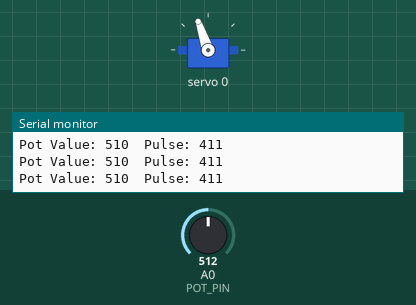
Bench run of a sketch on a simulated Arduino Uno, built with avr-gcc and run on an emulated ATmega328P. On the bench: servo, the last lines printed to the serial monitor. The inputs (shaded band) are chosen by the test bench; at power-on: A0 (POT_PIN) = 512.

Above: at 1.2 s.
1.3 s: A0 (POT_PIN) set to 991
At 2.2 s:
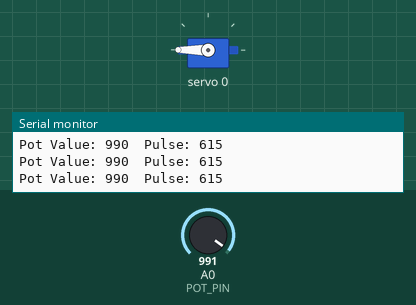
2.8 s: A0 (POT_PIN) set to 1017
5.8 s: A0 (POT_PIN) set to 900
At 6.9 s:
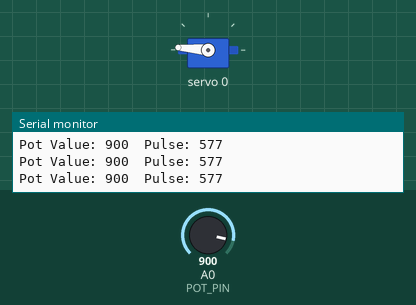
7.3 s: A0 (POT_PIN) set to 105
At 8.5 s:
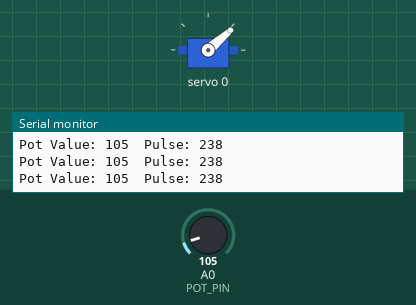
8.8 s: A0 (POT_PIN) set to 89
At 9.2 s:
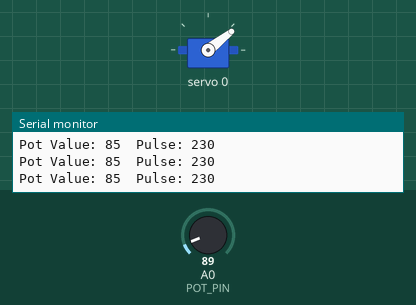
10.3 s: A0 (POT_PIN) set to 306
At 11.1 s:
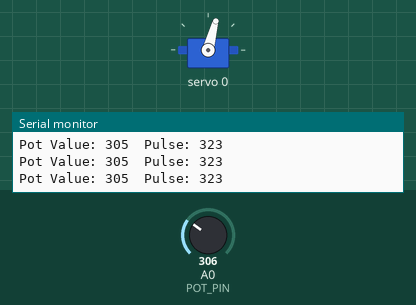
Timing chart, 0 to 12.8 s (numbered marks = the images above; inputs shaded):
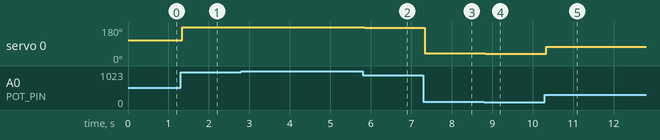

The sketch:

pwm-servo.ino
```cpp
#include <Adafruit_PWMServoDriver.h>

Adafruit_PWMServoDriver pwm = Adafruit_PWMServoDriver();

#define SERVOMIN 194
#define SERVOMAX 630

#define POT_PIN A0

void setup() {
  Serial.begin(9600);
  Serial.println("Starting...");
  pwm.begin();
  pwm.setPWMFreq(60);
}

void loop() {
  int pot_value = analogRead(POT_PIN) / 5 * 5;
  int pulse_len = map(pot_value, 0, 1023, SERVOMIN, SERVOMAX);
  Serial.print("Pot Value: ");
  Serial.print(pot_value);
  Serial.print("  Pulse: ");
  Serial.println(pulse_len);
  pwm.setPWM(0, 0, pulse_len);
}

void loop_old() {
  int pulse_length = map(0, 0, 180, SERVOMIN, SERVOMAX);
  Serial.println("0 Degrees");
  pwm.setPWM(0, 0, pulse_length);
  delay(1000);

  pulse_length = map(90, 0, 180, SERVOMIN, SERVOMAX);
  Serial.println("90 Degrees");
  pwm.setPWM(0, 0, pulse_length);
  delay(1000);

  pulse_length = map(180, 0, 180, SERVOMIN, SERVOMAX);
  Serial.println("180 Degrees");
  pwm.setPWM(0, 0, pulse_length);
  delay(1000);

  pulse_length = map(90, 0, 180, SERVOMIN, SERVOMAX);
  Serial.println("90 Degrees");
  pwm.setPWM(0, 0, pulse_length);
  delay(1000);

}
```

Measured:
- after the input at 1.3 s, servo 0: 109° → 180° at once
- after the input at 5.8 s, servo 0: 180° → 175° after 0.05 s
- after the input at 7.3 s, servo 0: 175° → 41° at once
- after the input at 8.8 s, servo 0: 41° → 38° at once
- after the input at 10.3 s, servo 0: 38° → 75° at once
